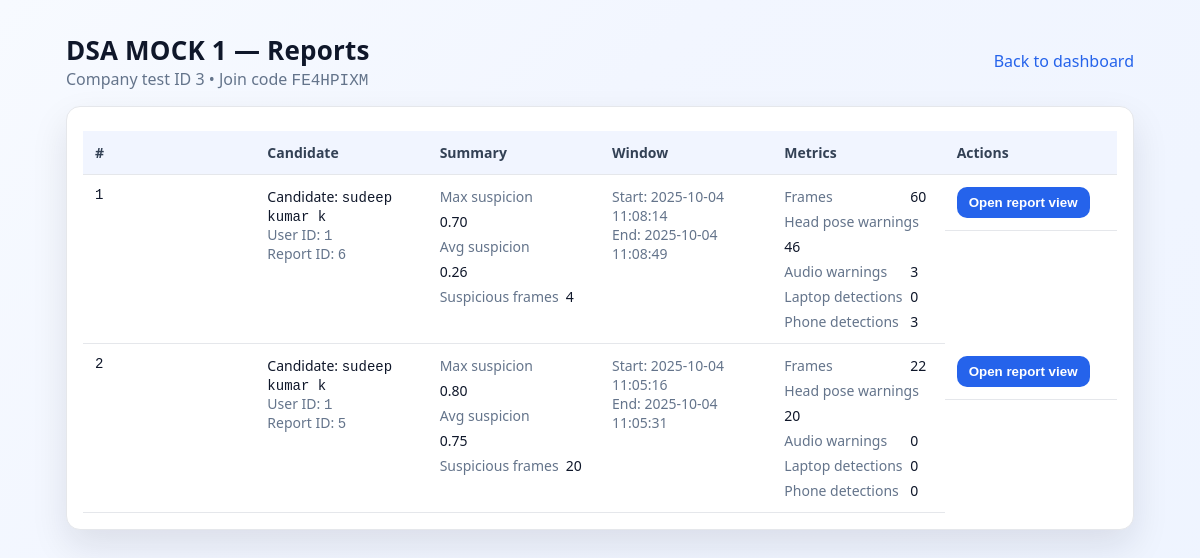
Page /company/tests/3/reports (signed in) on the committed database.
### app.py (models this page shows)
class Test(db.Model):
    id = db.Column(db.Integer, primary_key=True)
    company_id = db.Column(db.Integer, db.ForeignKey('company.id'), nullable=False)
    name = db.Column(db.String(200), nullable=False)
    join_code = db.Column(db.String(16), unique=True, nullable=False)
    start_at = db.Column(db.DateTime, nullable=True)
    end_at = db.Column(db.DateTime, nullable=True)
    status = db.Column(db.String(20), default='open')  # draft, open, closed
    company = db.relationship('Company', backref='tests')

class Report(db.Model):
    id = db.Column(db.Integer, primary_key=True)
    test_id = db.Column(db.Integer, db.ForeignKey('test.id'), nullable=False)
    company_id = db.Column(db.Integer, db.ForeignKey('company.id'), nullable=False)
    user_id = db.Column(db.Integer, db.ForeignKey('user.id'), nullable=False)
    created_at = db.Column(db.DateTime, default=datetime.utcnow)
    payload = db.Column(db.JSON, nullable=False)

class User(UserMixin, db.Model):
    id = db.Column(db.Integer, primary_key=True)
    name = db.Column(db.String(120))
    email = db.Column(db.String(255), unique=True, nullable=False, index=True)
    password_hash = db.Column(db.String(255), nullable=False)
    role = db.Column(db.String(20), nullable=False, default='user')  # 'company' or 'user'
    company_id = db.Column(db.Integer, db.ForeignKey('company.id'), nullable=True)
    company = db.relationship('Company', backref='users')

### app.py (the view)
@app.route('/company/tests/<int:test_id>/reports')
@login_required
def company_test_reports(test_id):
    if current_user.role != 'company':
        return "Unauthorized", 403
    t = Test.query.get_or_404(test_id)
    if t.company_id != current_user.company_id:
        return "Unauthorized", 403
    reports = Report.query.filter_by(test_id=test_id, company_id=current_user.company_id)\
                          .order_by(Report.created_at.desc()).all()
    user_ids = {r.user_id for r in reports}
    users = {u.id: u for u in User.query.filter(User.id.in_(user_ids)).all()}
    return render_template('company_reports.html', test=t, reports=reports, users=users)

### app.py (called while the page is built)
@login_manager.user_loader
def load_user(user_id):
    return User.query.get(int(user_id))  # Flask-Login user loader

### templates/company_reports.html (shortened to what this page needs)
<!doctype html>
<html>
<head>
</head>
<body>
  <div class="wrap">
    <div class="header">
      <div>
        <h1 class="title">{{ test.name }} — Reports</h1>
        <div class="muted">Company test ID {{ test.id }} • Join code <span class="mono">{{ test.join_code }}</span></div>
      </div>
      <div class="nav">
        <a href="{{ url_for('company_dashboard') }}">Back to dashboard</a>
      </div>
    </div>
    <div class="card">
      {% if reports and reports|length > 0 %}
      <div class="table-wrap">
        <table>
          <thead>
            <tr>
              <th>#</th>
              <th>Candidate</th>
              <th>Summary</th>
              <th>Window</th>
              <th>Metrics</th>
              <th>Actions</th>
            </tr>
          </thead>
          <tbody>
            {% for r in reports %}
            {% set p = r.payload %}
            {% set u = users.get(r.user_id) %}
            <tr>
              <td class="mono">{{ loop.index }}</td>
              <td>
                <div>Candidate: <span class="mono">{{ u.name if u and u.name else (u.email if u else 'Unknown') }}</span></div>
                <div class="muted">User ID: <span class="mono">{{ r.user_id }}</span></div>
                <div class="muted">Report ID: <span class="mono">{{ r.id }}</span></div>
              </td>
              <td>
                <div class="kvs">
                  <div class="kv"><div class="k">Max suspicion</div><div>{{ '%.2f' % (p.max_suspicion if p.max_suspicion is defined else 0.0) }}</div></div>
                  <div class="kv"><div class="k">Avg suspicion</div><div>{{ '%.2f' % (p.avg_suspicion if p.avg_suspicion is defined else 0.0) }}</div></div>
                  <div class="kv"><div class="k">Suspicious frames</div><div>{{ p.suspicious_frames if p.suspicious_frames is defined else 0 }}</div></div>
                </div>
              </td>
              <td class="muted">
                <div>Start: {{ p.start_time if p.start_time is defined else '-' }}</div>
                <div>End: {{ p.end_time if p.end_time is defined else '-' }}</div>
              </td>
              <td>
                <div class="kvs">
                  <div class="kv"><div class="k">Frames</div><div>{{ p.total_frames if p.total_frames is defined else 0 }}</div></div>
                  <div class="kv"><div class="k">Head pose warnings</div><div>{{ p.head_pose_warnings if p.head_pose_warnings is defined else 0 }}</div></div>
                  <div class="kv"><div class="k">Audio warnings</div><div>{{ p.audio_warnings if p.audio_warnings is defined else 0 }}</div></div>
                  <div class="kv"><div class="k">Laptop detections</div><div>{{ (p.device_detections['laptop'] if p.device_detections is defined and 'laptop' in p.device_detections else 0) }}</div></div>
                  <div class="kv"><div class="k">Phone detections</div><div>{{ (p.device_detections['cell phone'] if p.device_detections is defined and 'cell phone' in p.device_detections else 0) }}</div></div>
                </div>
              </td>
              <td class="actions">
                <a class="btnlike" href="{{ url_for('report', rid=r.id) }}">
                  <button type="button" class="primary">Open report view</button>
                </a>
              </td>
            </tr>
            {% endfor %}
          </tbody>
        </table>
      </div>
      {% else %}
        <div class="empty">No reports have been submitted for this test yet.</div>
      {% endif %}
    </div>
  </div>
</body>
</html>

### templates/company_reports.html (style rules this page uses)
:root { color-scheme: light; --bg:#f7f9fc; --ink:#0f172a; --muted:#64748b; --card:#ffffff; --border:#e5e7eb; --primary:#2563eb; --primary-600:#1e40af; --link:#2563eb; --radius:14px; --shadow:0 16px 36px rgba(15,23,42,.10) }
* { box-sizing:border-box }
html,body { margin:0;padding:0 }
body { font-family: ui-sans-serif, system-ui, -apple-system, "Segoe UI", Roboto, "Helvetica Neue", Arial; background: linear-gradient(135deg,#f7faff,#f2f6ff 35%,#eef4ff); color: var(--ink); min-height: 100vh; }
.wrap { max-width: 1100px; margin: 32px auto; padding: 0 16px; }
.header { display:flex; align-items:center; justify-content:space-between; margin-bottom:16px; gap:12px; flex-wrap: wrap; }
.title { font-size:26px; margin:0; font-weight:800; letter-spacing:.2px }
.muted { color:var(--muted); }
.card { background:var(--card); border:1px solid var(--border); border-radius:14px; padding:16px; box-shadow:var(--shadow); }
.nav a { color:var(--link); text-decoration:none; }
.table-wrap { width:100%; overflow-x:auto; }
table { width: 100%; border-collapse: collapse; margin-top: 8px; table-layout: fixed; }
thead th { background:#f1f5ff; color:#334155; }
th, td { padding: 12px; border-bottom: 1px solid var(--border); text-align: left; font-size: 14px; vertical-align: top; overflow-wrap: anywhere; word-break: break-word; }
th { color: var(--muted); font-weight:700; }
.mono { font-family: ui-monospace, SFMono-Regular, Menlo, Monaco, Consolas, "Liberation Mono", monospace; }
.actions { display:flex; gap:8px; flex-wrap: wrap; }
a.btnlike { text-decoration:none; }
a.btnlike > button { width:100%; }
button.primary { background:var(--primary); border:0; color:white; cursor:pointer; font-weight:700; padding:8px 12px; border-radius:10px; }
.kvs { display: grid; grid-template-columns: repeat(auto-fit, minmax(150px, 1fr)); gap: 6px 12px; }
.kv { display:flex; gap:6px; flex-wrap:wrap; min-width:0; }
.kv .k { color:var(--muted); min-width:120px; flex-shrink:0; }

### rows in the picture
Test: name "DSA MOCK 1", id "3", join_code "FE4HPIXM"
Report: user_id "1", id "6", max_suspicion "0.70", avg_suspicion "0.26", suspicious_frames "4", start_time "2025-10-04 11:08:14", end_time "2025-10-04 11:08:49", total_frames "60", head_pose_warnings "46", test "3", device_detections "0"
User: name "sudeep kumar k"
Report: user_id "1", id "5", max_suspicion "0.80", avg_suspicion "0.75", suspicious_frames "20", start_time "2025-10-04 11:05:16", end_time "2025-10-04 11:05:31", total_frames "22", head_pose_warnings "20", audio_warnings "0", device_detections "0"
